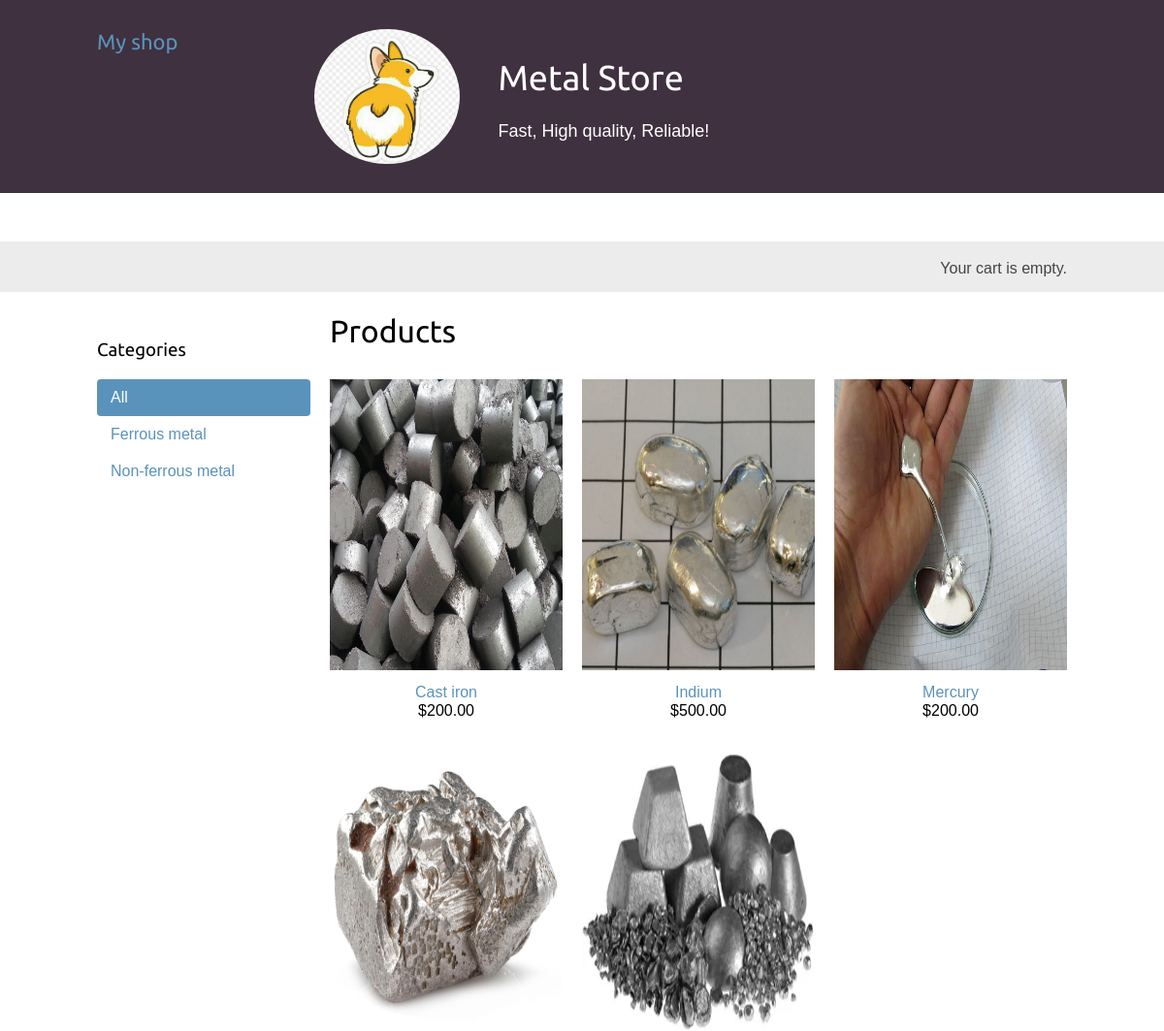
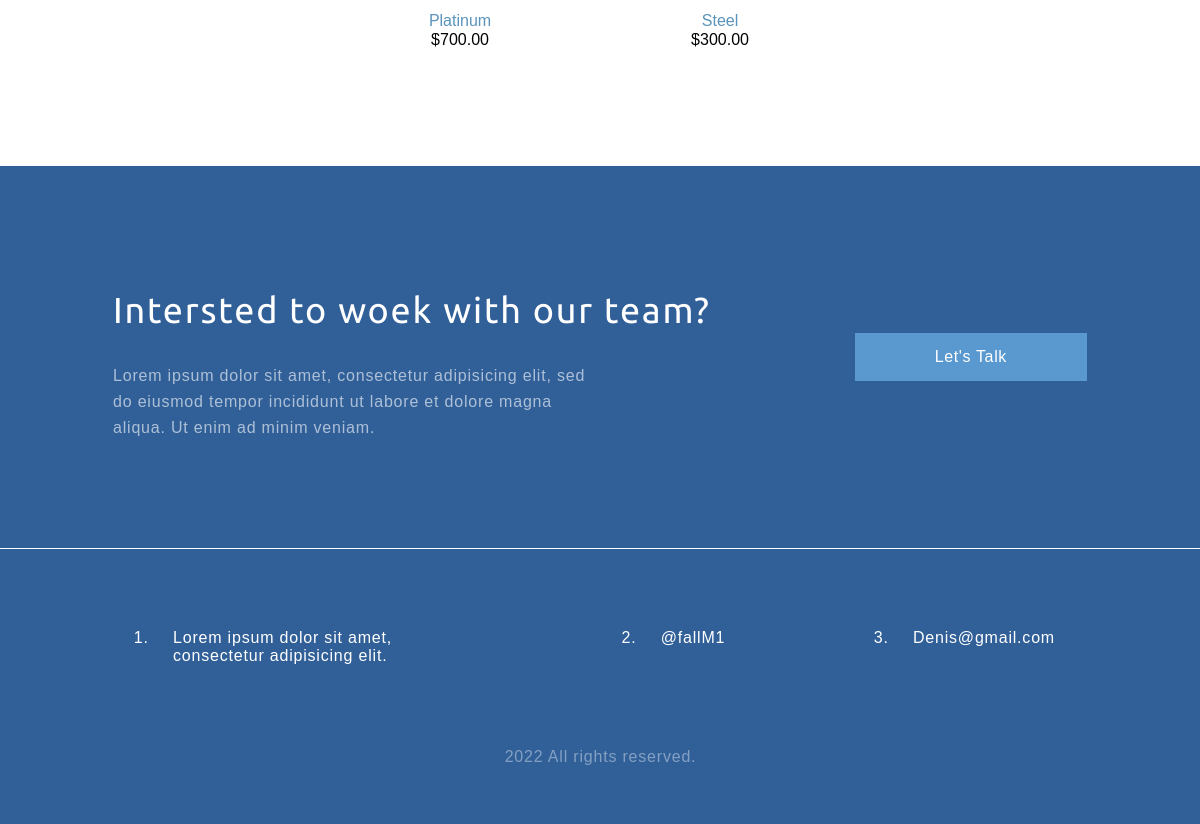
The page / on the database its author committed (2 pictures, top to bottom).
### shop/models.py (models this page shows, shortened)
class Category(models.Model):
    name = models.CharField(max_length=200, db_index=True)
    slug = models.SlugField(max_length=200, db_index=True, unique=True)
    class Meta:
        ordering = ('name',)
        verbose_name = 'Категория'
        verbose_name_plural = 'Категории'
    def get_absolute_url(self):
        return reverse('shop:product_list_by_category',
                       args=[self.slug])

class Product(models.Model):
    category = models.ForeignKey(Category, on_delete=models.DO_NOTHING,  related_name='products')
    name = models.CharField(max_length=200, db_index=True)
    slug = models.SlugField(max_length=200, db_index=True)
    image = models.ImageField(upload_to='products/%Y/%m/%d', blank=True)
    description = models.TextField(blank=True)
    price = models.DecimalField(max_digits=10, decimal_places=2)
    stock = models.PositiveIntegerField()
    available = models.BooleanField(default=True)
    created = models.DateTimeField(auto_now_add=True)
    updated = models.DateTimeField(auto_now=True)
    class Meta:
        ordering = ('name',)
        index_together = (('id', 'slug'),)
    def get_absolute_url(self):
        return reverse('shop:product_detail',
                       args=[self.id, self.slug])

### shop/views.py (the view)
# urls.py: re_path(r'^$', views.product_list, name='product_list'),
def product_list(request, category_slug=None):
    category = None
    categories = Category.objects.all()
    products = Product.objects.filter(available=True)
    if category_slug:
        category = get_object_or_404(Category, slug=category_slug)
        products = products.filter(category=category)
    return render(request,
                  'shop/product/list.html',
                  {'category': category,
                   'categories': categories,
                   'products': products})

### cart/cart.py (called while the page is built)
    def __len__(self):
        return sum(item['quantity'] for item in self.cart.values())

### cart/context_processors.py (called while the page is built)
def cart(request):
    return {'cart': Cart(request)}

### shop/templates/shop/product/list.html (shortened to what this page needs)
{% extends "shop/base.html" %}
{% load static %}
{% block content %}
  <div id="sidebar">
    <h3>Categories</h3>
    <ul>
      <li {% if not category %}class="selected"{% endif %}>
        <a href="{% url 'shop:product_list' %}">All</a>
      </li>
      {% for c in categories %}
        <li {% if category.slug == c.slug %}class="selected"{% endif %}>
          <a href="{{ c.get_absolute_url }}">{{ c.name }}</a>
        </li>
      {% endfor %}
    </ul>
  </div>
  <div id="main" class="product-list">
    <h1>{% if category %}{{ category.name }}{% else %}Products{% endif %}</h1>
    {% for product in products %}
      <div class="item">
        <a href="{{ product.get_absolute_url }}">
          <img src="{% if product.image %}{{ product.image.url }}{% else %}{% static 'img/no_image.png' %}{% endif %}" width="750" height="300">
        </a>
        <a href="{{ product.get_absolute_url }}">{{ product.name }}</a><br>
        ${{ product.price }}
      </div>
    {% endfor %}
  </div>
{% endblock %}

### shop/templates/shop/base.html (shortened to what this page needs)
{% load static %}
<!DOCTYPE html>
<html>
<head>
    <link href="{% static 'css/base.css' %}" rel="stylesheet">
</head>
<body>
    <header id="header">
        <a href="/" class="logo">My shop</a>
        <div class="wrap my-wrap">
            <img class="my-img" src="{% static 'img/1-4.png' %}"  alt="My avatar">
            <div class="my-text">
                <div class="my-name">
                    <h1>Metal Store</h1>
                </div>
                <p class="my-prof">Fast, High quality, Reliable!</p>
            </div>
        </div>
    </header>
    <div id="subheader">
        <div class="cart">
            {% with total_items=cart|length %}
                {% if cart|length > 0 %}
                    Your cart:
                    <a href="{% url 'cart:cart_detail' %}">
                        {{ total_items }} item{{ total_items|pluralize }}, ${{ cart.get_total_price }}
                    </a>
                {% else %}
                    Your cart is empty.
                {% endif %}
            {% endwith %}
        </div>
    </div>
    <div id="content">
    {% block content %}
    {% endblock %}
    </div>
    <footer class="footer-main">
      <section class="Box">
        <section class="footer-top">
          <div>
            <h2 class="top-title">Intersted to woek with our team?</h2>
            <p class="top-text">
              Lorem ipsum dolor sit amet, consectetur adipisicing elit, sed do
              eiusmod tempor incididunt ut labore et dolore magna aliqua. Ut
              enim ad minim veniam.
            </p>
          </div>
          <div>
            <a href="#" class="top-link">Let's Talk</a>
          </div>
        </section>
        <nav class="footer-bottom">
          <ol class="bottom-list">
            <li class="bottom-list-item">
              Lorem ipsum dolor sit amet, consectetur adipisicing elit.
            </li>
            <li class="bottom-list-item">
              <a href="#" class="bottom-list-item-TG">@fallM1</a>
            </li>
            <li class="bottom-list-item">
              <a href="#" class="bottom-list-item-GM">Denis@gmail.com</a>
            </li>
          </ol>
          <p class="footer-copy">2022 All rights reserved.</p>
        </nav>
      </section>
    </footer>
</body>
</html>

### shop/static/css/base.css (style rules this page uses)
body { margin:0; padding:0; font-family:helvetica, sans-serif; }
h1, h2, h3, h4, h5 , h6 { font-family: 'Ubuntu', sans-serif; font-weight:normal; }
a { text-decoration:none; color:#5993bb; }
#header { padding:30px 100px; font-size:18px; overflow:auto; background: #3f313f; color: white; margin-bottom: 50px; }
.my-img { width: 150px; border-radius: 50%; margin: 0 40px; }
.my-wrap { display: flex; align-items: center; }
#subheader { background:#ececec; color:#444; padding:15px 100px; overflow:auto; }
#header .logo { font-family: 'Ubuntu', sans-serif; float:left; font-size:22px; margin-right:10%; }
#subheader .cart { float:right; padding-top:4px; }
#content { padding:0 100px; overflow:hidden; }
#sidebar { width:220px; padding:30px 20px 0 0; float:left; }
#sidebar ul { margin:0; padding:0; }
#sidebar ul li { margin:0; list-style:none; padding:10px 14px; }
#sidebar ul li a { display:block; }
#sidebar ul li.selected { background:#5993bb; border-radius:4px; }
#sidebar ul li.selected a { color:#fff; }
#main { float:left; width: 96%; margin-right:-220px; overflow:hidden; }
.product-list .item { width:25%; padding:10px 20px 10px 0; float:left; text-align:center; line-height:1.2; }
.product-list .item img { width:100%; margin-bottom:8px; }
.footer-main { margin-top: 107px; background: #316099; flex: 0 0 auto; }
.footer-top { padding: 91px 113px; display: flex; justify-content: space-between; align-items: center; border-bottom: 1px solid #FFFFFF; }
.top-title { font-weight: 400; font-size: 36px; line-height: 46px; letter-spacing: 0.05em; color: #FFFFFF; }
.top-text { width: 495px; font-size: 16px; line-height: 26px; letter-spacing: 0.05em; color: #FFFFFF; opacity: 0.6; }
.top-link { padding: 15px 80px; text-decoration: none; display: block; color: #FFFFFF; background: #5A98D0; font-size: 16px; text-align: center; letter-spacing: 0.04em; }
.footer-bottom { padding: 64px 113px 38px 114px; }
.bottom-list { display: flex; justify-content: space-between; }
.bottom-list-item { max-width: 300px; padding-left: 19px; margin-right: 32px; letter-spacing: 0.05em; color: #FFFFFF; margin-bottom: 63px; }
.bottom-list-item-TG, .bottom-list-item-GM { text-decoration: none; color: #FFFFFF; }
.footer-copy { font-size: 16px; line-height: 26px; letter-spacing: 0.05em; color: #FFFFFF; opacity: 0.4; text-align: center; }

### rows shown on the page
Category: name "Ferrous metal"
Category: name "Non-ferrous metal"
Product: image (picture), name "Cast iron", price "200.00"
Product: image (picture), name "Indium", price "500.00"
Product: image (picture), name "Mercury", price "200.00"
Product: image (picture), name "Platinum", price "700.00"
Product: image (picture), name "Steel", price "300.00"
